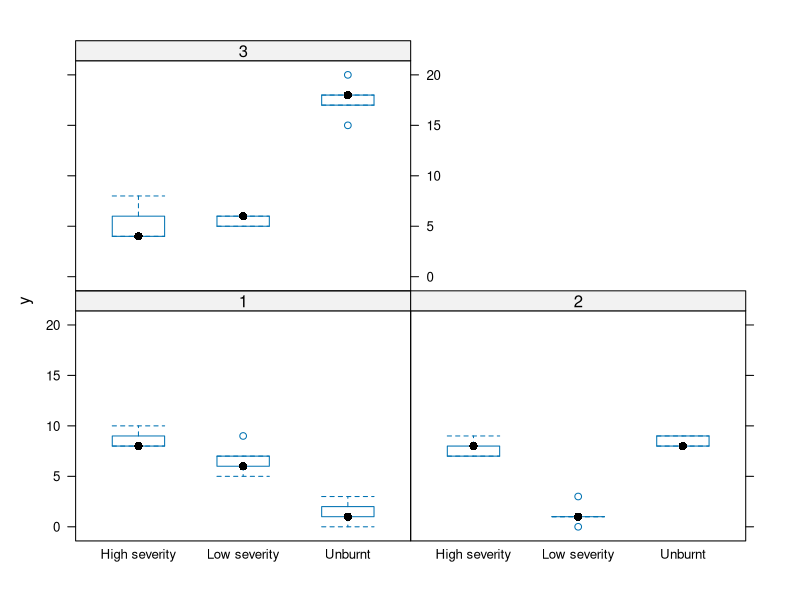
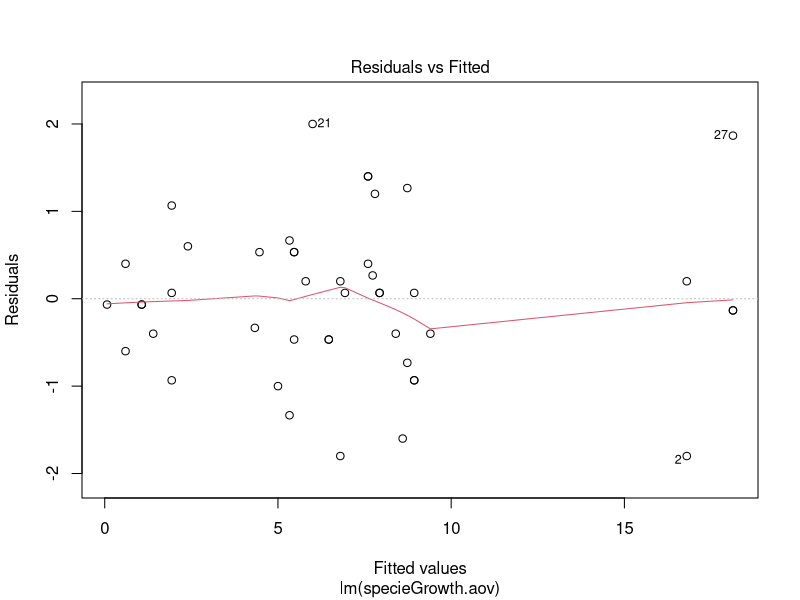
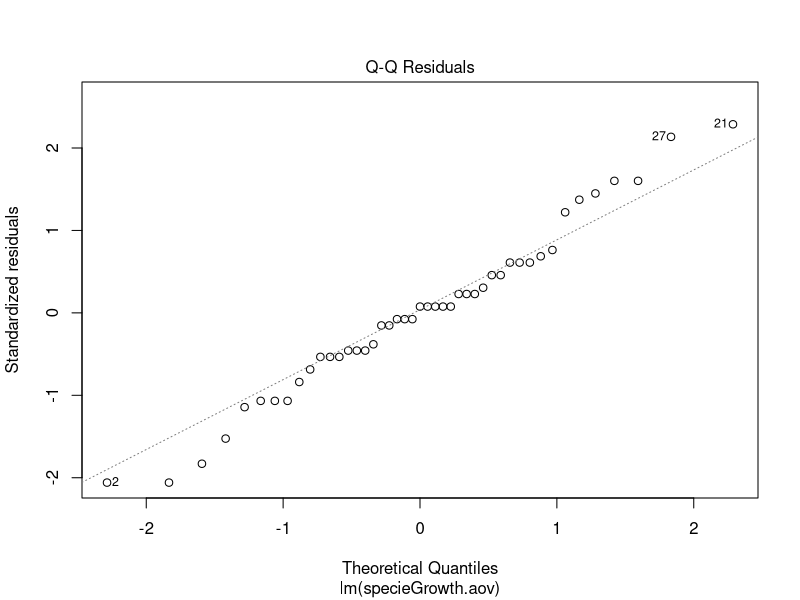

Source code (R) for these figures, in order: (Note: this script raises an error after producing the figures.)
## ---- chunk 1
# Read data and correct the formatting
specieGrowth <- read.csv("data/assessment1.csv")
str(specieGrowth)

# plot, splots, block, species are int. Need to make them factor
specieGrowth$plots <- as.factor(specieGrowth$plots)
specieGrowth$splots <- as.factor(specieGrowth$splots)
specieGrowth$block <- as.factor(specieGrowth$block)
specieGrowth$Species <- as.factor(specieGrowth$Species)
str(specieGrowth)
## ---- chunk 2
# Look at boxplot and make ANOVA model
library(lattice)
bwplot(y ~ Treatment | Species, data=specieGrowth)

specieGrowth.aov <- aov(y ~ Treatment * Species + Error(plots), data = specieGrowth)
summary(specieGrowth.aov)
## ---- chunk 3
# Checks assumptions for model
plot(lm(specieGrowth.aov), which = 1)
plot(lm(specieGrowth.aov), which = 2)
## ---- chunk 4
library(emmeans)

emmeans(specieGrowth.aov, c("Treatment", "Species"))
emmeans(specieGrowth.aov, pairwise ~ Treatment| Species)

emmip(specieGrowth.aov, Treatment ~ Species, CIs = TRUE)
